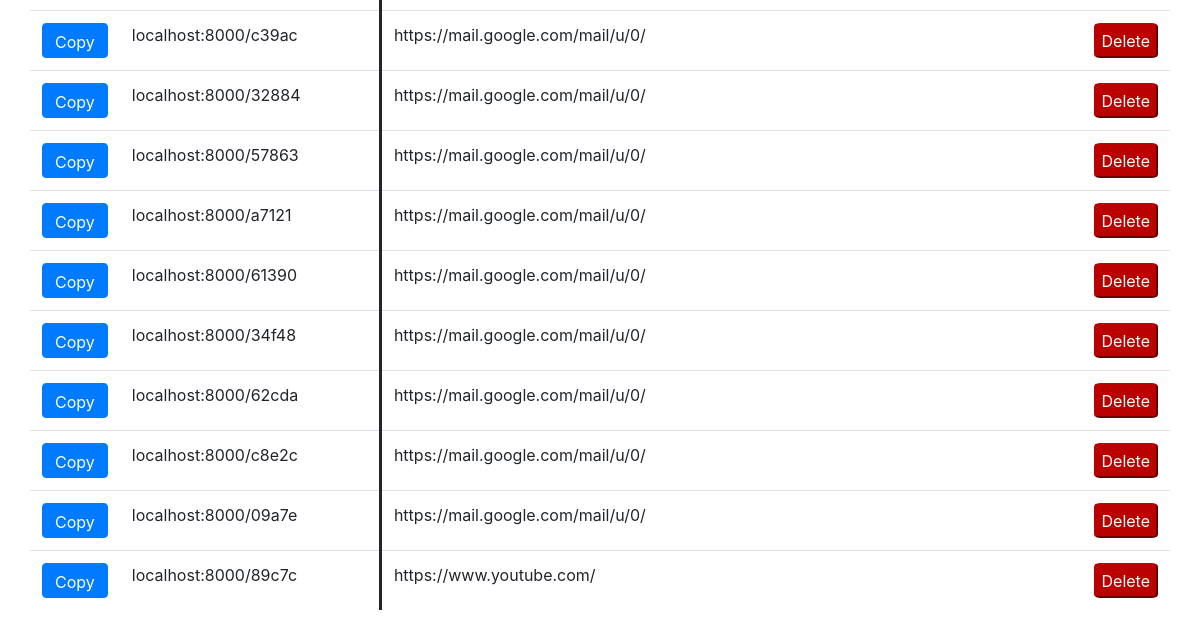
Before: /manage/ (lower part) with the older database file.
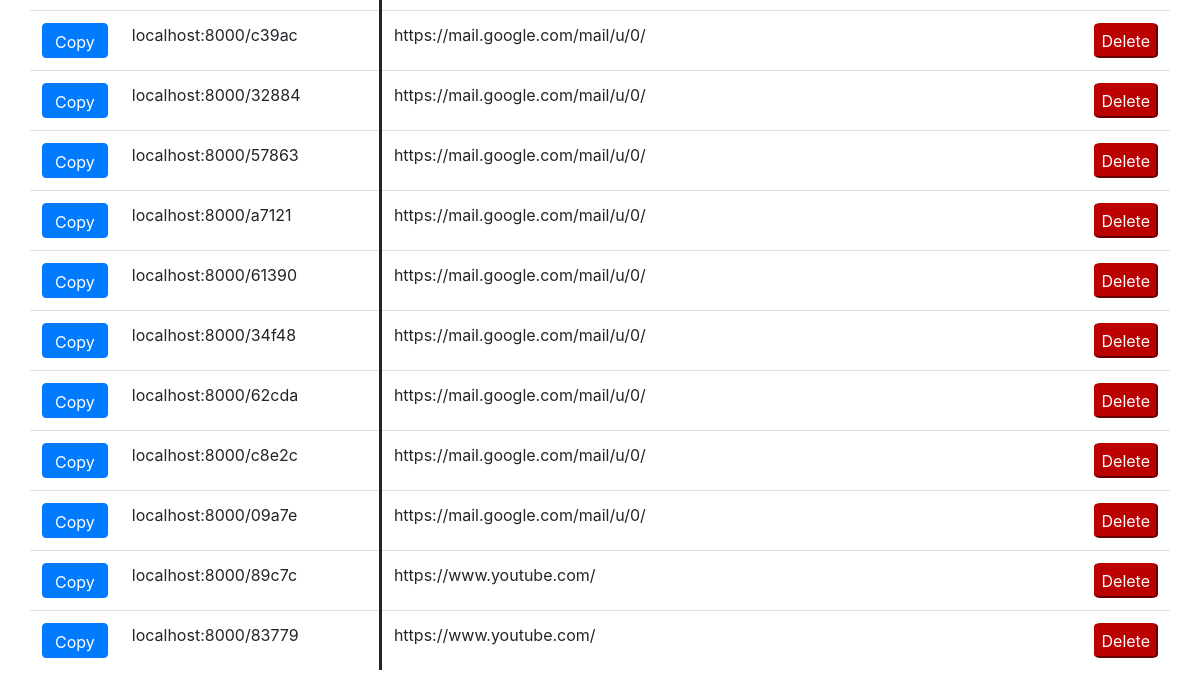
After: the same page with the newer database file.
### playground/models.py (models this page shows)
class Url(models.Model):
    longLink = models.CharField(max_length=1000)
    shortCode = models.CharField(max_length=30)

### playground/views.py (the view)
# urls.py: path('manage/', views.manage_view, name='manage'),
def manage_view(request):
    queryset = Url.objects.all()
    context = {
        'object_list': queryset
    }
    return render (request, 'manage.html', context)

### playground/templates/manage.html (shortened to what this page needs)
{%extends "base.html"%}
{%block content %}
<div class="table-responsive" style="padding: 30px;">
    <table class="table">
        <tbody>
            {%for instance in object_list %}
            <tr>
                <td><button type="copy" class="btn btn-primary" style="height:35px;">Copy</button></td>
                <td class="col-3">localhost:8000/{{instance.shortCode}}</td>
                <td class="col-9" style="border-left-style: solid;">{{instance.longLink}}</td>
                <td><button type="delete" class="button" style="height:35px;">Delete</button></td>
            </tr>
            {%endfor %}
        </tbody>
    </table>
</div>
{%endblock%}

### playground/templates/base.html (shortened to what this page needs)
{% load static %}
<!doctype html>
<html lang="en">
<head>
    <link rel="stylesheet" href="https://cdn.jsdelivr.net/npm/bootstrap@4.0.0/dist/css/bootstrap.min.css"
>
</head>
<body>
    {%block content %}
    {%endblock%}
</body>
</html>

### playground/templates/navbar.html (shortened to what this page needs)
{% load static %}

### playground/templates/manage.html (style rules this page uses)
.button { background-color: rgb(187, 0, 0); border-color: rgb(187, 0, 0); border-radius: 10%; box-shadow: none; color: white; }

Changed rows visible on the page:
added Url: shortCode "83779", longLink "https://www.youtube.com/"
